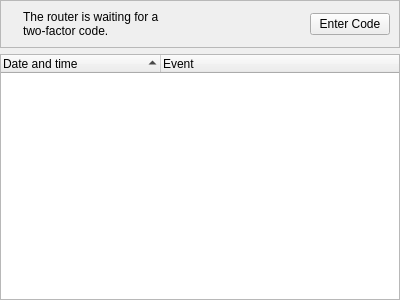
<?xml version="1.0" encoding="UTF-8"?>
<ui version="4.0">
 <class>RouterStatusWidget</class>
 <widget class="QWidget" name="RouterStatusWidget">
  <property name="geometry">
   <rect>
    <x>0</x>
    <y>0</y>
    <width>400</width>
    <height>300</height>
   </rect>
  </property>
  <layout class="QVBoxLayout" name="verticalLayout">
   <property name="leftMargin">
    <number>0</number>
   </property>
   <property name="topMargin">
    <number>0</number>
   </property>
   <property name="rightMargin">
    <number>0</number>
   </property>
   <property name="bottomMargin">
    <number>0</number>
   </property>
   <item>
    <widget class="QFrame" name="frame_two_factor">
     <property name="frameShape">
      <enum>QFrame::StyledPanel</enum>
     </property>
     <layout class="QHBoxLayout" name="layout_two_factor">
      <item>
       <widget class="QLabel" name="label_two_factor_icon">
        <property name="text">
         <string/>
        </property>
       </widget>
      </item>
      <item>
       <widget class="QLabel" name="label_two_factor">
        <property name="text">
         <string>The router is waiting for a two-factor code.</string>
        </property>
        <property name="wordWrap">
         <bool>true</bool>
        </property>
       </widget>
      </item>
      <item>
       <spacer name="spacer_two_factor">
        <property name="orientation">
         <enum>Qt::Horizontal</enum>
        </property>
        <property name="sizeHint" stdset="0">
         <size>
          <width>40</width>
          <height>20</height>
         </size>
        </property>
       </spacer>
      </item>
      <item>
       <widget class="QPushButton" name="button_two_factor">
        <property name="text">
         <string>Enter Code</string>
        </property>
       </widget>
      </item>
     </layout>
    </widget>
   </item>
   <item>
    <widget class="QTreeWidget" name="tree_events">
     <property name="rootIsDecorated">
      <bool>false</bool>
     </property>
     <property name="uniformRowHeights">
      <bool>true</bool>
     </property>
     <property name="itemsExpandable">
      <bool>false</bool>
     </property>
     <property name="sortingEnabled">
      <bool>true</bool>
     </property>
     <attribute name="headerDefaultSectionSize">
      <number>160</number>
     </attribute>
     <attribute name="headerShowSortIndicator" stdset="0">
      <bool>true</bool>
     </attribute>
     <column>
      <property name="text">
       <string>Date and time</string>
      </property>
     </column>
     <column>
      <property name="text">
       <string>Event</string>
      </property>
     </column>
    </widget>
   </item>
  </layout>
 </widget>
 <resources/>
 <connections/>
</ui>
